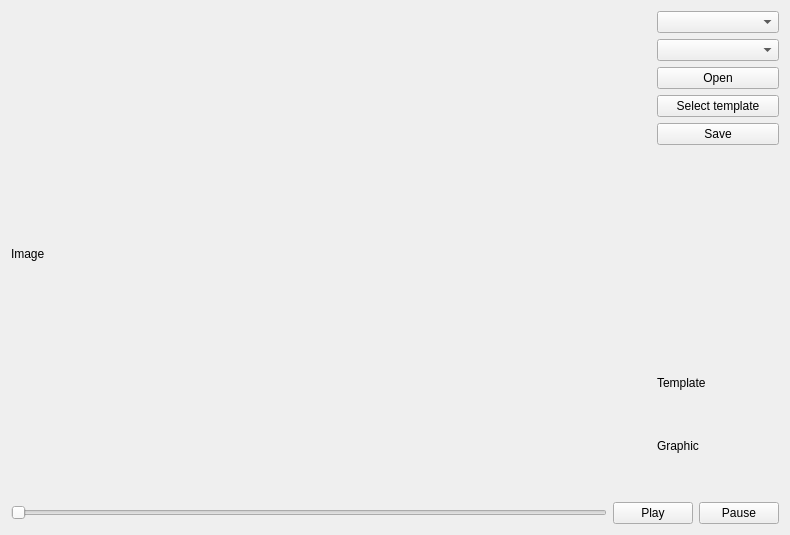
<?xml version="1.0" encoding="UTF-8"?>
<ui version="4.0">
 <class>Form</class>
 <widget class="QWidget" name="Form">
  <property name="geometry">
   <rect>
    <x>0</x>
    <y>0</y>
    <width>790</width>
    <height>535</height>
   </rect>
  </property>
  <property name="windowTitle">
   <string>Technoscaner 3 Alpha-1</string>
  </property>
  <layout class="QVBoxLayout" name="verticalLayout_2">
   <item>
    <layout class="QHBoxLayout" name="horizontalLayout">
     <item>
      <widget class="QLabel" name="image">
       <property name="minimumSize">
        <size>
         <width>640</width>
         <height>480</height>
        </size>
       </property>
       <property name="text">
        <string>Image</string>
       </property>
      </widget>
     </item>
     <item>
      <layout class="QVBoxLayout" name="verticalLayout_3">
       <item>
        <widget class="QComboBox" name="experimentList"/>
       </item>
       <item>
        <widget class="QComboBox" name="cameraList"/>
       </item>
       <item>
        <widget class="QPushButton" name="openButton">
         <property name="text">
          <string>Open</string>
         </property>
        </widget>
       </item>
       <item>
        <widget class="QPushButton" name="selectTemplateButton">
         <property name="text">
          <string>Select template</string>
         </property>
        </widget>
       </item>
       <item>
        <widget class="QPushButton" name="saveResultsButton">
         <property name="text">
          <string>Save</string>
         </property>
        </widget>
       </item>
       <item>
        <spacer name="verticalSpacer">
         <property name="orientation">
          <enum>Qt::Vertical</enum>
         </property>
         <property name="sizeHint" stdset="0">
          <size>
           <width>20</width>
           <height>40</height>
          </size>
         </property>
        </spacer>
       </item>
       <item>
        <widget class="QLabel" name="templateImage">
         <property name="text">
          <string>Template</string>
         </property>
        </widget>
       </item>
       <item>
        <widget class="QLabel" name="graphic">
         <property name="minimumSize">
          <size>
           <width>100</width>
           <height>100</height>
          </size>
         </property>
         <property name="text">
          <string>Graphic</string>
         </property>
        </widget>
       </item>
      </layout>
     </item>
    </layout>
   </item>
   <item>
    <layout class="QHBoxLayout" name="horizontalLayout_2">
     <item>
      <widget class="QSlider" name="timeSlider">
       <property name="orientation">
        <enum>Qt::Horizontal</enum>
       </property>
      </widget>
     </item>
     <item>
      <widget class="QPushButton" name="playButton">
       <property name="text">
        <string>Play</string>
       </property>
      </widget>
     </item>
     <item>
      <widget class="QPushButton" name="pauseButton">
       <property name="text">
        <string>Pause</string>
       </property>
      </widget>
     </item>
    </layout>
   </item>
  </layout>
 </widget>
 <resources/>
 <connections/>
</ui>
